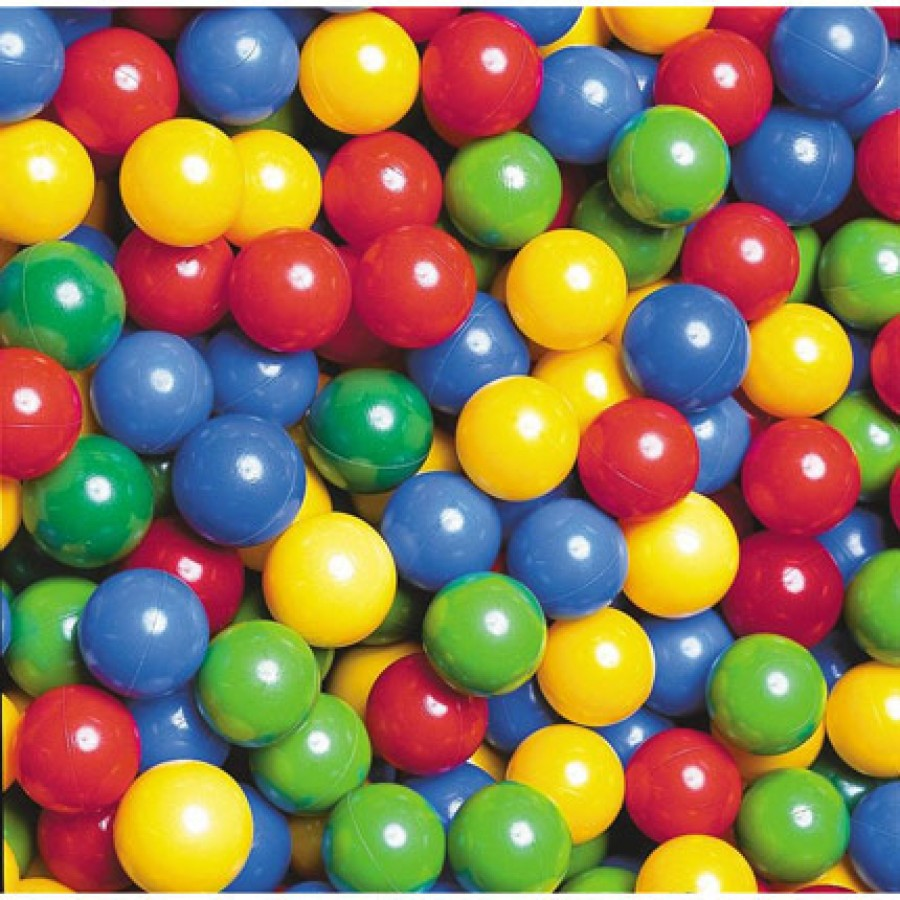
#> input picture Imagenes/ball.jpg, 900 x 900 px
$ python img_ruido.py
#> lines starting #> are read from the running program, lines starting #| are printed output that depends on the picture; after the words box and inside, x2 and y2 are one past the last pixel; in counts of white or black regions, pixels touching at a corner belong together
import cv2
import numpy as np

imagen = cv2.imread('./Imagenes/ball.jpg')
#> imagen is the input picture: shape (900, 900, 3); mean B, G, R 81.9, 120.7, 140.9
#Ruido
def add_salt_pepper(imagen, probabilidad):
#> called with probabilidad = 0.1
    noisy_img = imagen.copy()
    #calcula el numero total de pixeles
    num_pixels = imagen.shape[0] * imagen.shape[1]
#> num_pixels = 810000
    #Generar un arreglo de indices de pixeles a modificar
    indices = np.random.choice(num_pixels, size=int(num_pixels * probabilidad), replace=False)

    #Iterar sobre los indices y modificar pixeles
    for index in indices:
        # Obtener las coordenadas del píxel
        row = index // imagen.shape[1]  # División entera
        col = index % imagen.shape[1]   # Resto de la división

        # Decidir si agregar "sal" o "pimienta" (50% de probabilidad)
        if np.random.rand() < 0.5:
            # Agregar "sal" (blanco)
            noisy_img[row, col] = 255  # o cualquier valor de blanco deseado
        else:
            # Agregar "pimienta" (negro)
            noisy_img[row, col] = 0    # o cualquier valor de negro deseado
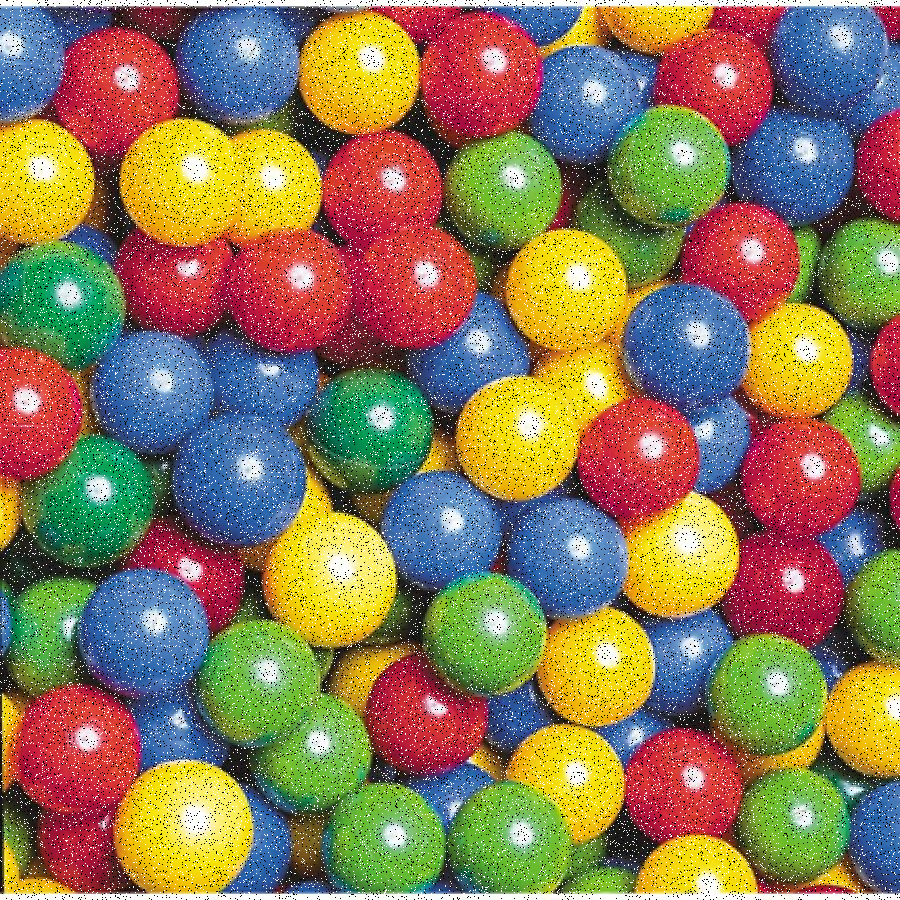
#> noisy_img: shape (900, 900, 3); 10% of pixels changed, all inside (x1, y1, x2, y2) = (0, 0, 900, 900)

    return noisy_img

noise_probability = 0.1
noisy_image = add_salt_pepper(imagen, noise_probability)


cv2.imshow("Imagen con ruido sal y pimienta", noisy_image)
cv2.imwrite('./Imagenes/img_ruido.jpg', noisy_image)
cv2.waitKey(0)
cv2.destroyAllWindows()

$ run again, with Imagenes/placa_2.jpg copied over Imagenes/ball.jpg
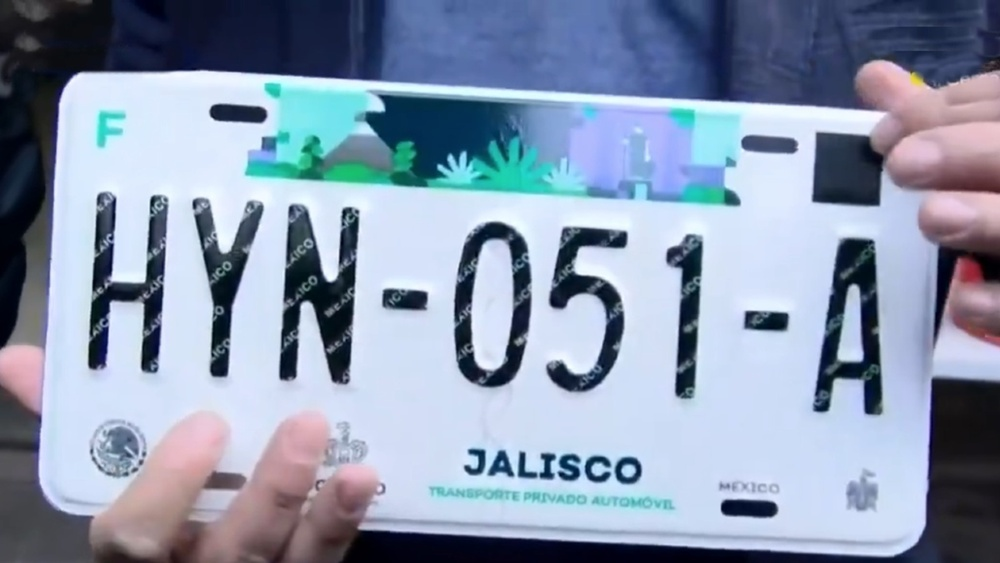
#> input picture Imagenes/placa_2.jpg, 1000 x 563 px, shrunk from 1800 x 1013 before the run
#> imagen is the input picture: shape (563, 1000, 3); mean B, G, R 173.3, 151.2, 137.7
#> after the loop in add_salt_pepper, `for index in indices:`:
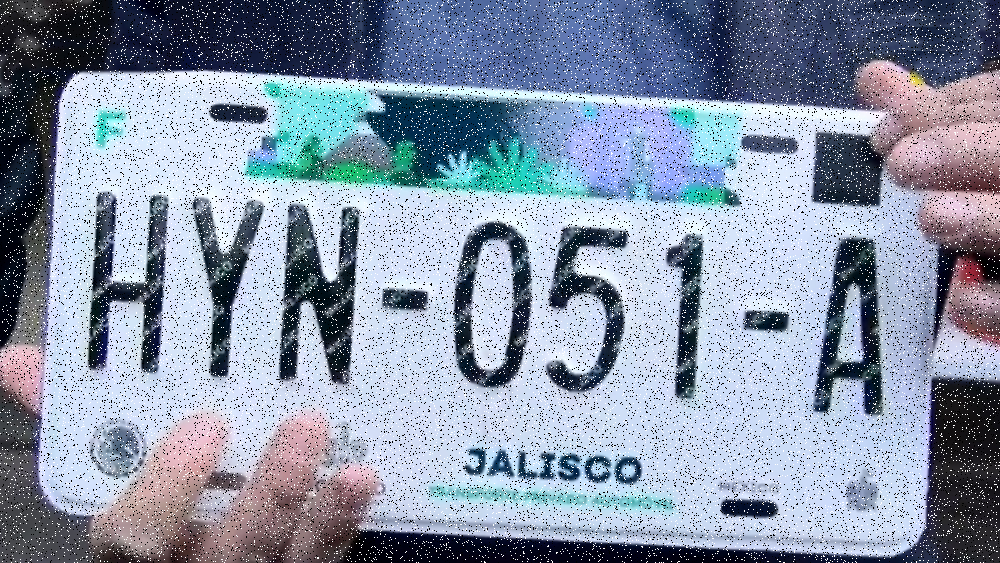
#> noisy_img: shape (563, 1000, 3); 10% of pixels changed, all inside (x1, y1, x2, y2) = (0, 0, 1000, 563)
